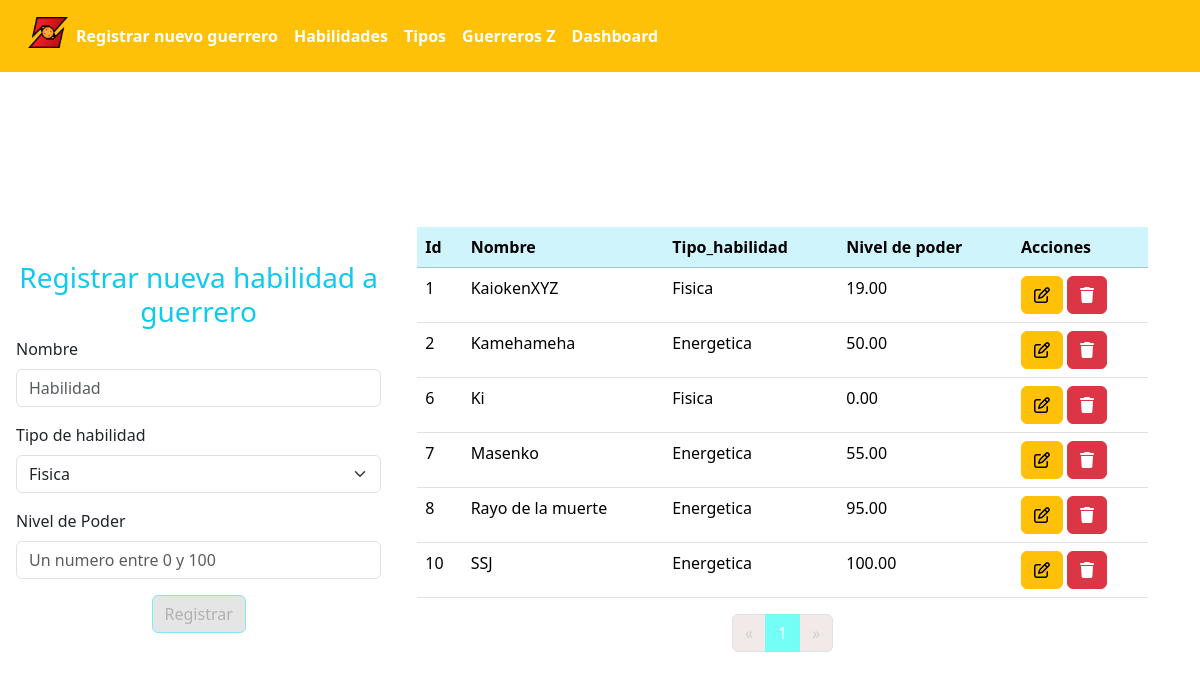
/views/abilities_types.index.php, run on the app's committed database.
### tables this page shows
CREATE TABLE IF NOT EXISTS `habilidades` (
  `id` int NOT NULL AUTO_INCREMENT,
  `nombre_habilidad` varchar(255) NOT NULL,
  `tipo_habilidad_id` int DEFAULT NULL,
  `nivel_poder` decimal(5,2) DEFAULT NULL,
  PRIMARY KEY (`id`),
  KEY `tipo_habilidad_id` (`tipo_habilidad_id`)
);

CREATE TABLE IF NOT EXISTS `tipos_habilidades` (
  `id` int NOT NULL AUTO_INCREMENT,
  `tipo_habilidad` varchar(70) NOT NULL,
  PRIMARY KEY (`id`)
);

### types/table/Table.php (called while the page is built, shortened)
<?php
class Table
{
    public array $columns;
    public array $data;
    public int $page;
    public ?UpdateRoute $updateRoute;
    public string $deleteRoute;
    public string $deleteQueryParameter;
    public string $color;
    public array $names;
    public function __construct(
        array $columns,
        array $data,
        int $page,
        int $totalPages,
        string $deleteRoute,
        string $deleteQueryParameter,
        string $color,
        array $names = [],
        ?UpdateRoute $updateRoute = null,
        bool $showMoreInfo = false
    ) {
        $this->columns = $columns;
        $this->data = $data;
        $this->page = $page;
        $this->updateRoute = $updateRoute;
        $this->deleteRoute = $deleteRoute;
        $this->deleteQueryParameter = $deleteQueryParameter;
        $this->color = $color;
        $this->names = $names;
    }
    public function renderTable(string $templateTableRoute = 'templates/TableTemplate.php')
    {
        $columns = $this->columns;
        $data = $this->data;
        $updateRoute = $this->updateRoute;
        $deleteRoute = $this->deleteRoute;
        $deleteQueryParameter = $this->deleteQueryParameter;
        $page = $this->page;
        $color = $this->color;
        $names = $this->names;
        include $templateTableRoute;
    }
    public function render(string $templateTableRoute = 'templates/TableTemplate.php', string $templatePaginationRoute = 'templates/PaginationTemplate.php', string $tableName = "Warriors")
    {
        $this->renderTable($templateTableRoute);
    }
}

### data/database.php (called while the page is built, shortened)
<?php
class Database
{
    private mysqli $connection;
    public function __construct(string $host = "localhost", string $username = "root", string $password = "", string $dbname = "warriors")
    {
        $this->connection = new mysqli($host, $username, $password, $dbname);
        $this->connection->set_charset('utf8');
    }
    public function countAbilities(): int
    {
        $sql = "SELECT COUNT(*) FROM habilidades";
        $result = $this->connection->query($sql);
        $row = $result->fetch_assoc();
        return (int)$row["COUNT(*)"];
    }
    public function getAbilitiesByPage(int $page): array
    {
        $offset = ($page - 1) * 10;
        $sql = "SELECT h.*, th.tipo_habilidad
            FROM habilidades h
            INNER JOIN tipos_habilidades th ON h.tipo_habilidad_id = th.id
            ORDER BY h.id
            LIMIT 10 OFFSET ?";
        $preparedQuery = $this->connection->prepare($sql);
        $preparedQuery->bind_param("i", $offset);
        $preparedQuery->execute();
        $result = $preparedQuery->get_result();
        $data = $result->fetch_all(MYSQLI_ASSOC);
        $recordsQuantity = $this->countAbilities();
        return ["data" => $data, "totalPages" => ceil($recordsQuantity / 10)];
    }
}

### types/routes/UpdateRoute.php (called while the page is built, shortened)
<?php
class UpdateRoute
{
    function __construct(string $form, string $controller, string $queryParameter)
    {
        $this->form = $form;
        $this->queryParameter = $queryParameter;
    }
}

### templates/TableTemplate.php (the view, shortened to what this page needs)
<table class="table">
    <thead class="table-<?= $color ?>">
        <?php foreach ($columns as $field) : ?>
            <?php if (array_key_exists($field, $names)) : ?>
                <th scope="col"><?= ucfirst($names[$field]) ?></th>
            <?php else : ?>
                <th scope="col"><?= ucfirst($field) ?></th>
            <?php endif; ?>
        <?php endforeach; ?>
        <th scope="col">Acciones</th>
    </thead>
    <?php if (!$data) : ?>
        <tbody>
            <tr class="text-center">
                <td colspan="5">No hay guerreros registrados</td>
            </tr>
        </tbody>
    <?php else : ?>
        <tbody>
            <?php foreach ($data as $row) : ?>
                <tr>
                    <?php foreach ($columns as $field) : ?>
                        <td><?= $row[$field] ?></td>
                    <?php endforeach; ?>
                    <td>
                        <?php if ($updateRoute) : ?>
                            <a href="<?= $updateRoute->form ?>?<?= $updateRoute->queryParameter ?>=<?= $row["id"] ?>" class="btn btn-small btn-warning"><i class="fa-regular fa-pen-to-square"></i></a>
                        <?php endif; ?>
                        <a href="<?= $deleteRoute ?>?<?= $deleteQueryParameter ?>=<?= $row["id"] ?>&page=<?= $page ?>" class="btn btn-small btn-danger"><i class="fa-solid fa-trash"></i></a>
                    </td>
                </tr>
            <?php endforeach; ?>
        </tbody>
    <?php endif; ?>
</table>

### data on the page
habilidades: id "1", nombre_habilidad "KaiokenXYZ", tipos_habilidades.tipo_habilidad "Fisica", nivel_poder "19.00"
habilidades: id "2", nombre_habilidad "Kamehameha", tipos_habilidades.tipo_habilidad "Energetica", nivel_poder "50.00"
habilidades: id "6", nombre_habilidad "Ki", tipos_habilidades.tipo_habilidad "Fisica", nivel_poder "0.00"
habilidades: id "7", nombre_habilidad "Masenko", tipos_habilidades.tipo_habilidad "Energetica", nivel_poder "55.00"
habilidades: id "8", nombre_habilidad "Rayo de la muerte", tipos_habilidades.tipo_habilidad "Energetica", nivel_poder "95.00"
habilidades: id "10", nombre_habilidad "SSJ", tipos_habilidades.tipo_habilidad "Energetica", nivel_poder "100.00"

### other printed values
$formTitle->title "Registrar nueva habilidad a guerrero"
$field->name "Nombre"
$field->name "Tipo de habilidad"
$field->name "Nivel de Poder"
$names[$field] "Id"
$names[$field] "Nombre"
$field "Tipo_habilidad"
$names[$field] "Nivel de poder"
form field ability-type "Fisica"
